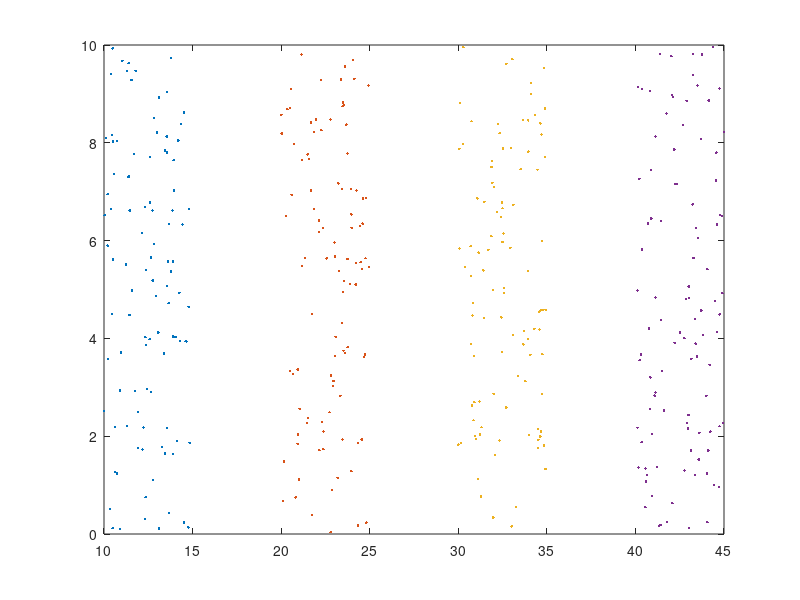
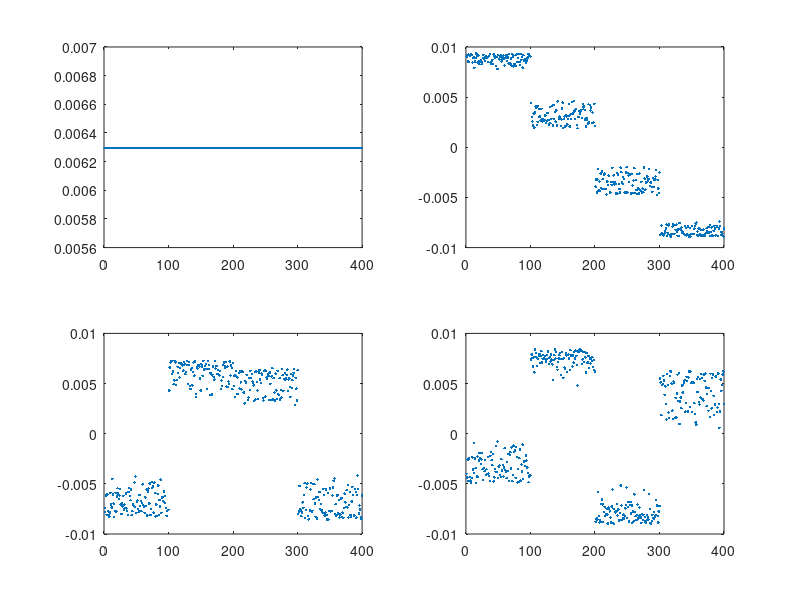
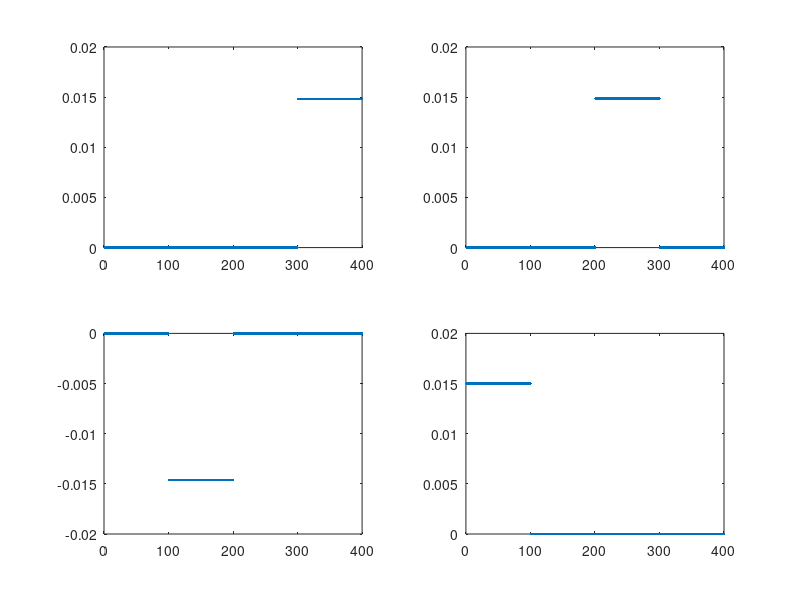

The MATLAB source for these figures, in order:
%%Homework
%STUID 15307130224
%GuoZhen She
%The answer is shown in paper attached in the same directory


%%Code For Question1
clear all
sigma = 1.5;


area_x = [10+5*rand(100,1),20+5*rand(100,1),30+5*rand(100,1),40+5*rand(100,1)];
area_y = [10*rand(100,1),10*rand(100,1),10*rand(100,1),10*rand(100,1)];

figure(1)
plot(area_x, area_y, '.')
hold on 

W=zeros(400,400);

for i = 1:400
	for j = 1:400
		W(i,j) = exp((-((area_x(i)-area_x(j))^2+(area_y(i)-area_y(j))^2)^0.5)/(2*sigma*sigma));
	end
end

D = zeros(400,400);
for i = 1:400
	D(i,i) = sum(W(i,:));
end

L = D - W;

L_sys = D^(-0.5)*L*D^(-0.5);
L_rw = D^(-1);


[V_tras,S,V] = eig(L_sys);

value1 = S(400,400)
value2 = S(399,399)
value3 = S(398,398)
value4 = S(397,397)


U = V(:,1:4);

H = D^(-0.5)*U;

figure(2)
subplot(2,2,1);plot(H(:,1),'.');
subplot(2,2,2);plot(H(:,2),'.');
subplot(2,2,3);plot(H(:,3),'.');
subplot(2,2,4);plot(H(:,4),'.');
hold on 


%%Code For Question2
clear all
sigma = 1.5;

area_x = [10+5*rand(100,1),20+5*rand(100,1),30+5*rand(100,1),40+5*rand(100,1)];
area_y = [10*rand(100,1),10*rand(100,1),10*rand(100,1),10*rand(100,1)];


W=zeros(400,400);

for i = 1:400
	for j = 1:400
		%%Judge whether two points are in the same area 
		if (i>0 && i<101 && j>0 && j<101) || (i>100 && i<201 && j>100 && j<201) ||(i>200 && i<301 && j>200 && j<301)||(i>300 && i<401 && j>300 && j<401)
			W(i,j) = exp((-((area_x(i)-area_x(j))^2+(area_y(i)-area_y(j))^2)^0.5)/(2*sigma*sigma));
		end
	end
end

D = zeros(400,400);
for i = 1:400
	D(i,i) = sum(W(i,:));
end

L = D - W;

L_sys = D^(-0.5)*L*D^(-0.5);
L_rw = D^(-1);


[V,S] = eig(L_sys);
[k, index] = sort(sum(S,1));


U = V(:,index(1:4));

H = D^(-0.5)*U;

figure(3)
subplot(2,2,1);plot(H(:,1),'.')
subplot(2,2,2);plot(H(:,2),'.')
subplot(2,2,3);plot(H(:,3),'.')
subplot(2,2,4);plot(H(:,4),'.')
hold on 

